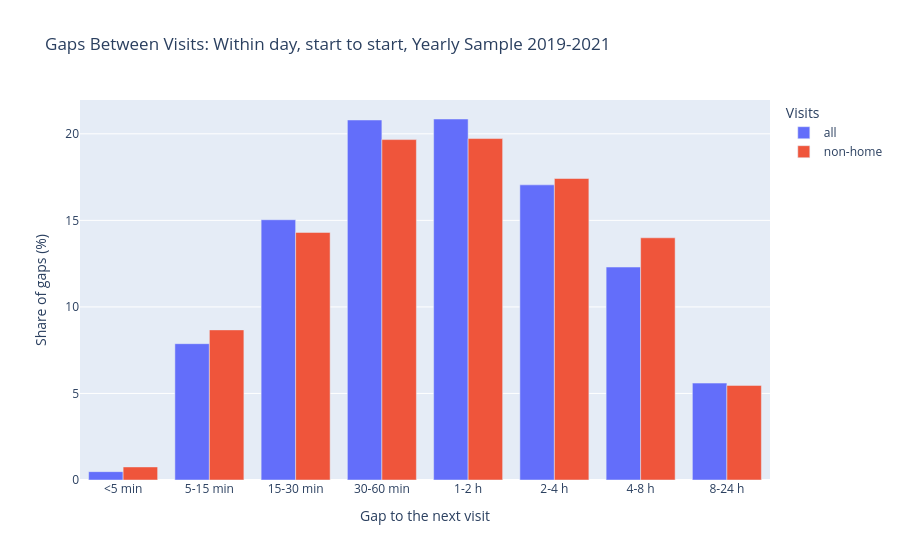
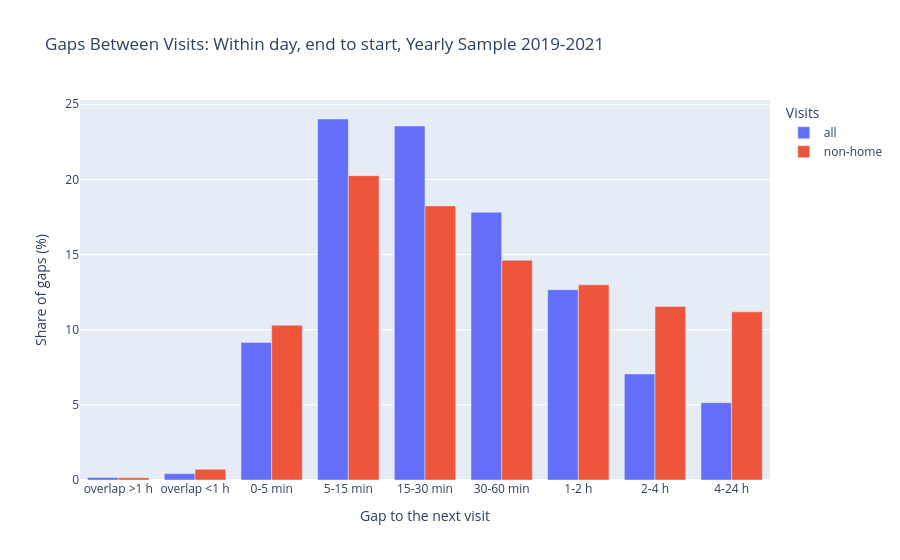
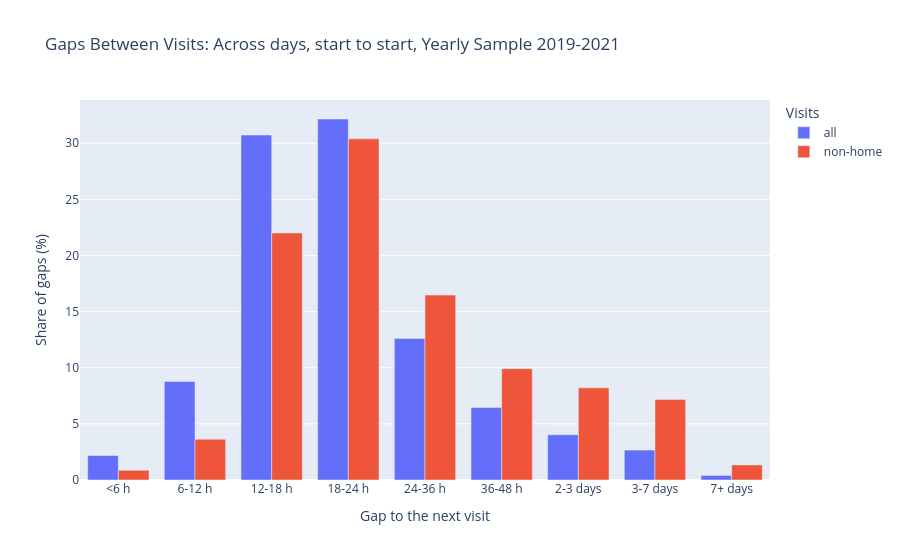

Notebook code cell kept with these figures, in order:
### Code cell
# (3) Every gap in the sample, by type (pooled)
for gap_type, name in [("within day, start to start", "within_day_start"), ("within day, end to start", "within_day_end"), ("across days, start to start", "across_days")]:
    fig3 = px.bar(
        pooled_gap_bins.filter(pl.col("gap_type") == gap_type).sort("bin_order").with_columns(pl.col("share") * 100).to_pandas(),
        x="bin",
        y="share",
        color="visit_set",
        barmode="group",
        labels={
            "bin": "Gap to the next visit",
            "share": "Share of gaps (%)",
            "visit_set": "Visits",
        },
        title=f"Gaps Between Visits: {gap_type.capitalize()}, Yearly Sample 2019-2021",
    )
    show(fig3, f"gaps_{name}")

### Figure 1 — Plotly figure (JSON) as saved in the notebook; plotly's stock layout.template omitted (floating-point values rounded to 4 significant figures)
{"data": [{"alignmentgroup": "True", "hovertemplate": "Visits=all<br>Gap to the next visit=%{x}<br>Share of gaps (%)=%{y}<extra></extra>", "legendgroup": "all", "marker": {"color": "#636efa", "pattern": {"shape": ""}}, "name": "all", "offsetgroup": "all", "orientation": "v", "showlegend": true, "textposition": "auto", "type": "bar", "x": ["<5 min", "5-15 min", "15-30 min", "30-60 min", "1-2 h", "2-4 h", "4-8 h", "8-24 h"], "xaxis": "x", "y": [0.4822, 7.875, 15.04, 20.8, 20.86, 17.05, 12.3, 5.599], "yaxis": "y"}, {"alignmentgroup": "True", "hovertemplate": "Visits=non-home<br>Gap to the next visit=%{x}<br>Share of gaps (%)=%{y}<extra></extra>", "legendgroup": "non-home", "marker": {"color": "#EF553B", "pattern": {"shape": ""}}, "name": "non-home", "offsetgroup": "non-home", "orientation": "v", "showlegend": true, "textposition": "auto", "type": "bar", "x": ["<5 min", "5-15 min", "15-30 min", "30-60 min", "1-2 h", "2-4 h", "4-8 h", "8-24 h"], "xaxis": "x", "y": [0.7548, 8.672, 14.3, 19.67, 19.73, 17.42, 13.99, 5.465], "yaxis": "y"}], "layout": {"barmode": "group", "legend": {"title": {"text": "Visits"}, "tracegroupgap": 0}, "title": {"text": "Gaps Between Visits: Within day, start to start, Yearly Sample 2019-2021"}, "xaxis": {"anchor": "y", "domain": [0.0, 1.0], "title": {"text": "Gap to the next visit"}}, "yaxis": {"anchor": "x", "domain": [0.0, 1.0], "title": {"text": "Share of gaps (%)"}}}}

### Figure 2 — Plotly figure (JSON) as saved in the notebook; plotly's stock layout.template omitted (floating-point values rounded to 4 significant figures)
{"data": [{"alignmentgroup": "True", "hovertemplate": "Visits=all<br>Gap to the next visit=%{x}<br>Share of gaps (%)=%{y}<extra></extra>", "legendgroup": "all", "marker": {"color": "#636efa", "pattern": {"shape": ""}}, "name": "all", "offsetgroup": "all", "orientation": "v", "showlegend": true, "textposition": "auto", "type": "bar", "x": ["overlap >1 h", "overlap <1 h", "0-5 min", "5-15 min", "15-30 min", "30-60 min", "1-2 h", "2-4 h", "4-24 h"], "xaxis": "x", "y": [0.1647, 0.4255, 9.158, 24.02, 23.56, 17.81, 12.66, 7.058, 5.146], "yaxis": "y"}, {"alignmentgroup": "True", "hovertemplate": "Visits=non-home<br>Gap to the next visit=%{x}<br>Share of gaps (%)=%{y}<extra></extra>", "legendgroup": "non-home", "marker": {"color": "#EF553B", "pattern": {"shape": ""}}, "name": "non-home", "offsetgroup": "non-home", "orientation": "v", "showlegend": true, "textposition": "auto", "type": "bar", "x": ["overlap >1 h", "overlap <1 h", "0-5 min", "5-15 min", "15-30 min", "30-60 min", "1-2 h", "2-4 h", "4-24 h"], "xaxis": "x", "y": [0.1504, 0.715, 10.3, 20.25, 18.24, 14.62, 12.99, 11.55, 11.19], "yaxis": "y"}], "layout": {"barmode": "group", "legend": {"title": {"text": "Visits"}, "tracegroupgap": 0}, "title": {"text": "Gaps Between Visits: Within day, end to start, Yearly Sample 2019-2021"}, "xaxis": {"anchor": "y", "domain": [0.0, 1.0], "title": {"text": "Gap to the next visit"}}, "yaxis": {"anchor": "x", "domain": [0.0, 1.0], "title": {"text": "Share of gaps (%)"}}}}

### Figure 3 — Plotly figure (JSON) as saved in the notebook; plotly's stock layout.template omitted (floating-point values rounded to 4 significant figures)
{"data": [{"alignmentgroup": "True", "hovertemplate": "Visits=all<br>Gap to the next visit=%{x}<br>Share of gaps (%)=%{y}<extra></extra>", "legendgroup": "all", "marker": {"color": "#636efa", "pattern": {"shape": ""}}, "name": "all", "offsetgroup": "all", "orientation": "v", "showlegend": true, "textposition": "auto", "type": "bar", "x": ["<6 h", "6-12 h", "12-18 h", "18-24 h", "24-36 h", "36-48 h", "2-3 days", "3-7 days", "7+ days"], "xaxis": "x", "y": [2.18, 8.776, 30.73, 32.16, 12.61, 6.45, 4.028, 2.665, 0.4036], "yaxis": "y"}, {"alignmentgroup": "True", "hovertemplate": "Visits=non-home<br>Gap to the next visit=%{x}<br>Share of gaps (%)=%{y}<extra></extra>", "legendgroup": "non-home", "marker": {"color": "#EF553B", "pattern": {"shape": ""}}, "name": "non-home", "offsetgroup": "non-home", "orientation": "v", "showlegend": true, "textposition": "auto", "type": "bar", "x": ["<6 h", "6-12 h", "12-18 h", "18-24 h", "24-36 h", "36-48 h", "2-3 days", "3-7 days", "7+ days"], "xaxis": "x", "y": [0.868, 3.634, 22.0, 30.39, 16.47, 9.916, 8.208, 7.176, 1.339], "yaxis": "y"}], "layout": {"barmode": "group", "legend": {"title": {"text": "Visits"}, "tracegroupgap": 0}, "title": {"text": "Gaps Between Visits: Across days, start to start, Yearly Sample 2019-2021"}, "xaxis": {"anchor": "y", "domain": [0.0, 1.0], "title": {"text": "Gap to the next visit"}}, "yaxis": {"anchor": "x", "domain": [0.0, 1.0], "title": {"text": "Share of gaps (%)"}}}}
